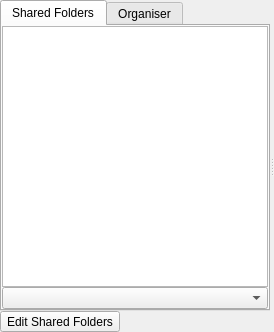
<?xml version="1.0" encoding="UTF-8"?>
<ui version="4.0">
 <class>CWidgetLibrary</class>
 <widget class="QWidget" name="CWidgetLibrary">
  <property name="geometry">
   <rect>
    <x>0</x>
    <y>0</y>
    <width>274</width>
    <height>332</height>
   </rect>
  </property>
  <property name="windowTitle">
   <string>Form</string>
  </property>
  <layout class="QVBoxLayout" name="verticalLayout">
   <property name="spacing">
    <number>0</number>
   </property>
   <property name="leftMargin">
    <number>0</number>
   </property>
   <property name="topMargin">
    <number>0</number>
   </property>
   <property name="rightMargin">
    <number>0</number>
   </property>
   <property name="bottomMargin">
    <number>0</number>
   </property>
   <item>
    <widget class="QSplitter" name="splitterLibrary">
     <property name="contextMenuPolicy">
      <enum>Qt::CustomContextMenu</enum>
     </property>
     <property name="orientation">
      <enum>Qt::Horizontal</enum>
     </property>
     <widget class="QFrame" name="frameLibraryNavigator">
      <property name="minimumSize">
       <size>
        <width>210</width>
        <height>0</height>
       </size>
      </property>
      <property name="frameShape">
       <enum>QFrame::NoFrame</enum>
      </property>
      <property name="frameShadow">
       <enum>QFrame::Raised</enum>
      </property>
      <layout class="QGridLayout" name="gridLayout_10">
       <property name="leftMargin">
        <number>0</number>
       </property>
       <property name="topMargin">
        <number>0</number>
       </property>
       <property name="rightMargin">
        <number>0</number>
       </property>
       <property name="bottomMargin">
        <number>0</number>
       </property>
       <property name="spacing">
        <number>0</number>
       </property>
       <item row="0" column="0" colspan="2">
        <widget class="QTabWidget" name="tabWidgetLibraryNavigator">
         <property name="sizePolicy">
          <sizepolicy hsizetype="Preferred" vsizetype="Expanding">
           <horstretch>0</horstretch>
           <verstretch>0</verstretch>
          </sizepolicy>
         </property>
         <property name="styleSheet">
          <string notr="true"/>
         </property>
         <property name="currentIndex">
          <number>0</number>
         </property>
         <widget class="QWidget" name="tabLibraryNavigatorShares">
          <attribute name="icon">
           <iconset resource="../Resource.qrc">
            <normaloff>:/Resource/Library/SharedFolders.png</normaloff>:/Resource/Library/SharedFolders.png</iconset>
          </attribute>
          <attribute name="title">
           <string>Shared Folders</string>
          </attribute>
          <layout class="QGridLayout" name="gridLayout_12">
           <property name="leftMargin">
            <number>0</number>
           </property>
           <property name="topMargin">
            <number>0</number>
           </property>
           <property name="rightMargin">
            <number>0</number>
           </property>
           <property name="bottomMargin">
            <number>0</number>
           </property>
           <property name="spacing">
            <number>0</number>
           </property>
           <item row="0" column="0">
            <widget class="QTreeView" name="treeViewLibraryNavigatorShares">
             <property name="sizePolicy">
              <sizepolicy hsizetype="Preferred" vsizetype="Expanding">
               <horstretch>0</horstretch>
               <verstretch>0</verstretch>
              </sizepolicy>
             </property>
            </widget>
           </item>
           <item row="1" column="0">
            <widget class="QComboBox" name="comboBoxLibraryNavigatorSharesFilter"/>
           </item>
          </layout>
         </widget>
         <widget class="QWidget" name="tabLibraryNavigatorOrganiser">
          <attribute name="icon">
           <iconset resource="../Resource.qrc">
            <normaloff>:/Resource/Library/Library.png</normaloff>:/Resource/Library/Library.png</iconset>
          </attribute>
          <attribute name="title">
           <string>Organiser</string>
          </attribute>
          <layout class="QGridLayout" name="gridLayout_13">
           <property name="leftMargin">
            <number>0</number>
           </property>
           <property name="topMargin">
            <number>0</number>
           </property>
           <property name="rightMargin">
            <number>0</number>
           </property>
           <property name="bottomMargin">
            <number>0</number>
           </property>
           <property name="spacing">
            <number>0</number>
           </property>
           <item row="0" column="0">
            <widget class="QTreeView" name="treeViewLibraryNavigatorOrganiser">
             <property name="sizePolicy">
              <sizepolicy hsizetype="Preferred" vsizetype="Expanding">
               <horstretch>0</horstretch>
               <verstretch>0</verstretch>
              </sizepolicy>
             </property>
            </widget>
           </item>
          </layout>
         </widget>
        </widget>
       </item>
       <item row="1" column="0">
        <widget class="QToolButton" name="toolButtonLibraryEditShares">
         <property name="text">
          <string>Edit Shared Folders</string>
         </property>
         <property name="icon">
          <iconset resource="../Resource.qrc">
           <normaloff>:/Resource/Library/SharedFolders.png</normaloff>:/Resource/Library/SharedFolders.png</iconset>
         </property>
         <property name="toolButtonStyle">
          <enum>Qt::ToolButtonTextBesideIcon</enum>
         </property>
        </widget>
       </item>
       <item row="1" column="1">
        <spacer name="horizontalSpacerLibraryEditShares">
         <property name="orientation">
          <enum>Qt::Horizontal</enum>
         </property>
         <property name="sizeHint" stdset="0">
          <size>
           <width>0</width>
           <height>20</height>
          </size>
         </property>
        </spacer>
       </item>
      </layout>
     </widget>
     <widget class="QFrame" name="frameLibraryView">
      <property name="frameShape">
       <enum>QFrame::NoFrame</enum>
      </property>
      <property name="frameShadow">
       <enum>QFrame::Raised</enum>
      </property>
      <layout class="QVBoxLayout" name="verticalLayoutLibraryView">
       <property name="spacing">
        <number>0</number>
       </property>
       <property name="leftMargin">
        <number>0</number>
       </property>
       <property name="topMargin">
        <number>0</number>
       </property>
       <property name="rightMargin">
        <number>0</number>
       </property>
       <property name="bottomMargin">
        <number>0</number>
       </property>
      </layout>
     </widget>
    </widget>
   </item>
  </layout>
 </widget>
 <resources>
  <include location="../Resource.qrc"/>
 </resources>
 <connections/>
</ui>
